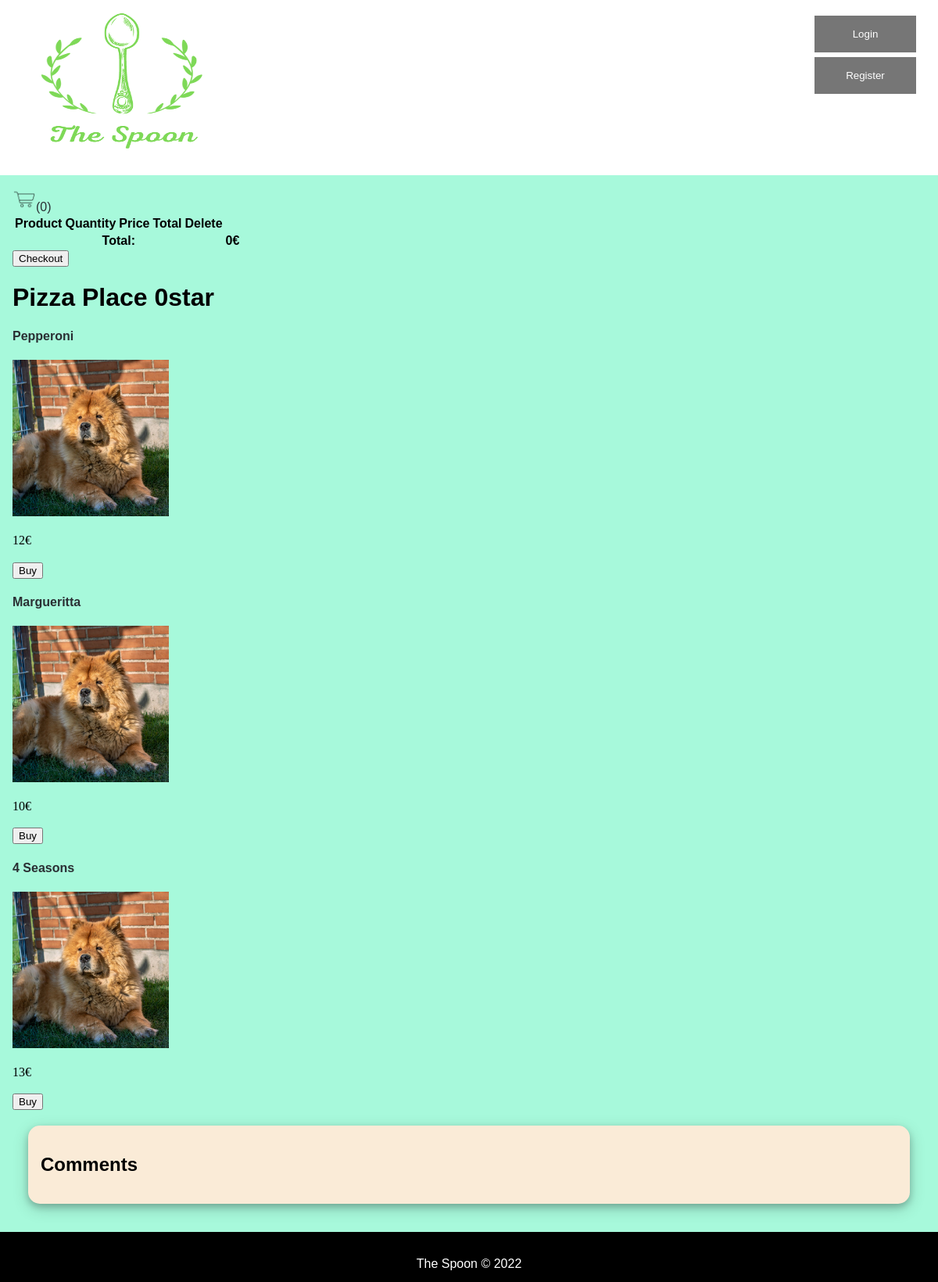
Page /pages/restaurant.php?id=26 on the committed database.
### tables this page shows
CREATE TABLE Restaurant (
	idRestaurant 		INTEGER PRIMARY KEY,
	Name 			VARCHAR NOT NULL,
	idUser		INTEGER NOT NULL 	CONSTRAINT fk_restaurant_iduser REFERENCES User (idUser)
												ON DELETE CASCADE ON UPDATE CASCADE,
	idRestCategory		INTEGER NOT NULL 	CONSTRAINT fk_restaurant_idrestcategory REFERENCES RestCategory (idRestCategory)
												ON DELETE CASCADE ON UPDATE CASCADE,
	Photo			VARCHAR	DEFAULT '',
	Description		VARCHAR DEFAULT '',
	Rating 		REAL NOT NULL,
	idAddress		INTEGER NOT NULL 	CONSTRAINT fk_restaurant_idaddress REFERENCES Address (idAddress)
												ON DELETE CASCADE ON UPDATE CASCADE,
	CONSTRAINT evaluation_rating CHECK ((Rating >= 0) and (Rating <= 5))
);

CREATE TABLE MenuItem (
	idMenuItem	 	INTEGER PRIMARY KEY,
	Name 			VARCHAR 	NOT NULL,
	Price 			INTEGER NOT NULL,
	Photo			VARCHAR	DEFAULT '',
	idMenu			INTEGER NOT NULL 	CONSTRAINT fk_menuitem_idmenu 	REFERENCES Menu (idMenu)
												ON DELETE CASCADE ON UPDATE CASCADE
);

### pages/restaurant.php (called while the page is built, shortened)
<?php
  require_once('../utils/session.php');
  require_once('../database/connection.php');
  require_once('../database/restaurant.class.php');
  require_once('../database/menu.class.php');
  require_once('../templates/common.tpl.php');
  require_once('../templates/restaurant.tpl.php');
  $db = getDatabaseConnection();
  $restaurant = Restaurant::getRestaurant($db, intval($_GET['id']));
  $menu = Menu::getMenu($db, intval($_GET['id']));
  $comments = Review::getReviewsFromRestaurant($db, intval($_GET['id']));
  $user = User::getRestaurantOwner($db, $restaurant->id);
  drawRestaurant($session, $restaurant, $user, $menu, $comments);
?>

### database/restaurant.class.php (called while the page is built, shortened)
<?php
  class Restaurant {
    public function __construct(int $id, string $name, string $description, string $photo, string $street, string $city, string $state, int $postalCode, float $rating) {
      $this->name = $name;
      $this->rating = $rating;
    }
    static function getRestaurant(PDO $db, int $id) : Restaurant {
      $stmt = $db->prepare('
      SELECT idRestaurant, Name, Description, Photo, Street, City, State, PostalCode, Rating
      FROM Restaurant JOIN Address USING (idAddress)
      WHERE idRestaurant = ?
    ');
      $stmt->execute(array($id));
      $restaurant = $stmt->fetch();
      return new Restaurant(
        (int)$restaurant['idRestaurant'],
        $restaurant['Name'],
        $restaurant['Description'],
        $restaurant['Photo'],
        $restaurant['Street'],
        $restaurant['City'],
        $restaurant['State'],
        (int)$restaurant['PostalCode'],
        (float)$restaurant['Rating']
      );
    }
  }
?>

### database/menu.class.php (called while the page is built, shortened)
<?php
  class Menu {
    static function getMenu(PDO $db, int $id) : array {
        $stmt = $db->prepare('SELECT idMenuItem, Name, Price, Photo FROM MenuItem JOIN Menu USING (idMenu) WHERE idRestaurant = ?');
        $stmt->execute(array($id));
        $menu = array();
        while ($menuItem = $stmt->fetch()) {
          $menu[] = new MenuItem(
            (int) $menuItem['idMenuItem'],
            $menuItem['Name'],
            (int) $menuItem['Price'],
            $menuItem['Photo']
          );
        }
        return $menu;
    }
  }
  class MenuItem {
    public function __construct(int $id, string $name, int $price, string $photo)
    {
      $this->id = $id;
      $this->name = $name;
      $this->price = $price;
      $this->photo = $photo;
    }
  }
?>

### utils/session.php (called while the page is built, shortened)
<?php
  class Session {
    public function isLoggedIn() : bool {
      return isset($_SESSION['id']);
    }
  }
?>

### templates/restaurant.tpl.php (the view, shortened to what this page needs)
<?php function drawRestaurant(Session $session, Restaurant $restaurant, User $restOwner, array $menuItems, array $comments) {
  drawName($restaurant);
  drawItems($session, $restaurant, $menuItems);
  drawComments($session, $restaurant, $restOwner, $comments);
} ?>
<?php function openRegForm2() { ?>
  <button onclick="openRegisterForm()">Buy</button>
<?php } ?>
<?php function drawComments(Session $session, Restaurant $restaurant, User $restOwner, array $comments) { ?>
  <section class="comment-section" id="comments">
    <h2>Comments</h2>
  </section>
<?php } ?>
<?php function drawName(Restaurant $restaurant) { ?>
  <h1><?=$restaurant->name?> <?=$restaurant->rating?>star</h1>
<?php } ?>
<?php function drawItems(Session $session, Restaurant $restaurant, array $menuItems) { ?>
  <section id="menuItems">
    <?php foreach ($menuItems as $menuItem) { ?>
      <article data-id="<?=$menuItem->id?>">
        <a href="item.php?id=<?=$menuItem->id?>">
        <h4><?=$menuItem->name?></h4>
        <img src=<?=$menuItem->photo?> alt="item image" width="200" height="200"></a>
        <p class="price" price="<?=$menuItem->price?>"><?=$menuItem->price?>€</p>
        <?php
          if ($session->isLoggedIn()) buyItem();
          else openRegForm2();
        ?>
      </article>
    <?php } ?>
  </section>
<?php } ?>

### css/style.css (style rules this page uses)
a:not(.loginLink), a:not(.registerLink) { text-decoration: none; color: #2a2f33; }
body { font-family: "Poppins", sans-serif; }
p { font-family: "Lora", serif; line-height: 1.4em; }
.comment-section { background-color: antiquewhite; box-shadow: 0 4px 8px 0 rgba(0, 0, 0, 0.2), 0 6px 20px 0 rgba(0, 0, 0, 0.19); }

### css/layout.css (style rules this page uses)
* { -webkit-box-sizing: border-box; -moz-box-sizing: border-box; box-sizing: border-box; }
body { background-color: #a7f9db; margin: 0 auto; display: flex; min-height: 100vh; flex-direction: column; }
.comment-section { display: flex; flex-direction: column; margin: 20px; border-radius: 15px; padding: 16px; }

### rows in the picture
restaurant: Name "Pizza Place", Rating "0"
menuitem: Name "Pepperoni", Photo (picture), Price "12"
menuitem: Name "Margueritta", Photo (picture), Price "10"
menuitem: Name "4 Seasons", Photo (picture), Price "13"
